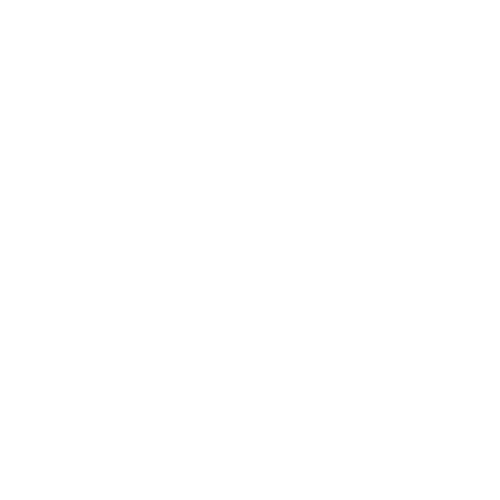
Frame 1 (no input)
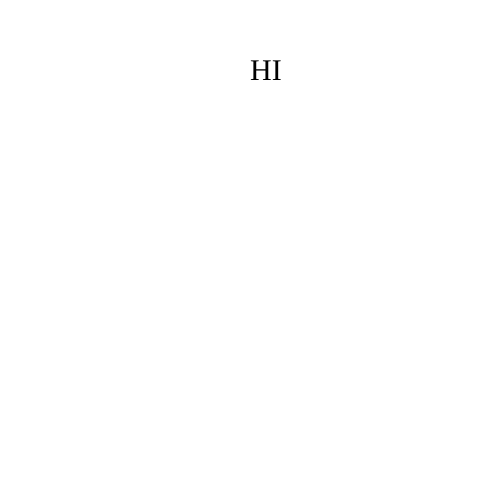
Frame 60 (no input)
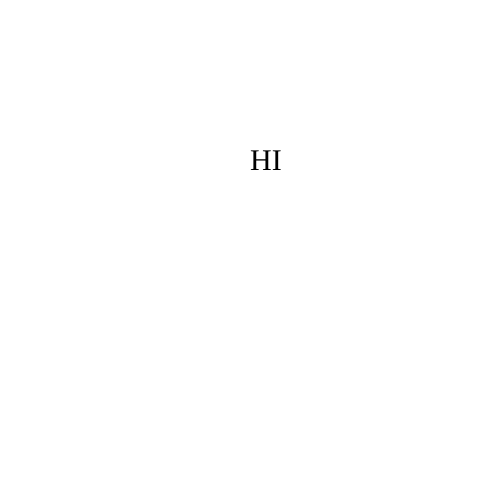
Frame 120 (the mouse pressed at the canvas centre since frame 60)

The p5.js sketch that drew these frames (run headless with seeded random() and noise() and a simulated clock; from frame 60 on, the mouse is pressed at the canvas centre):

// p5.js sketch
// ── sketch.js

let x = 0;
let font1;

function setup() {
  createCanvas(500, 500);
}

function draw() {

  background(255);

textFont('Georgia');
textSize(30);
text("HI", 250, x);

x += 10;
if (x > width) x = 0;

}
